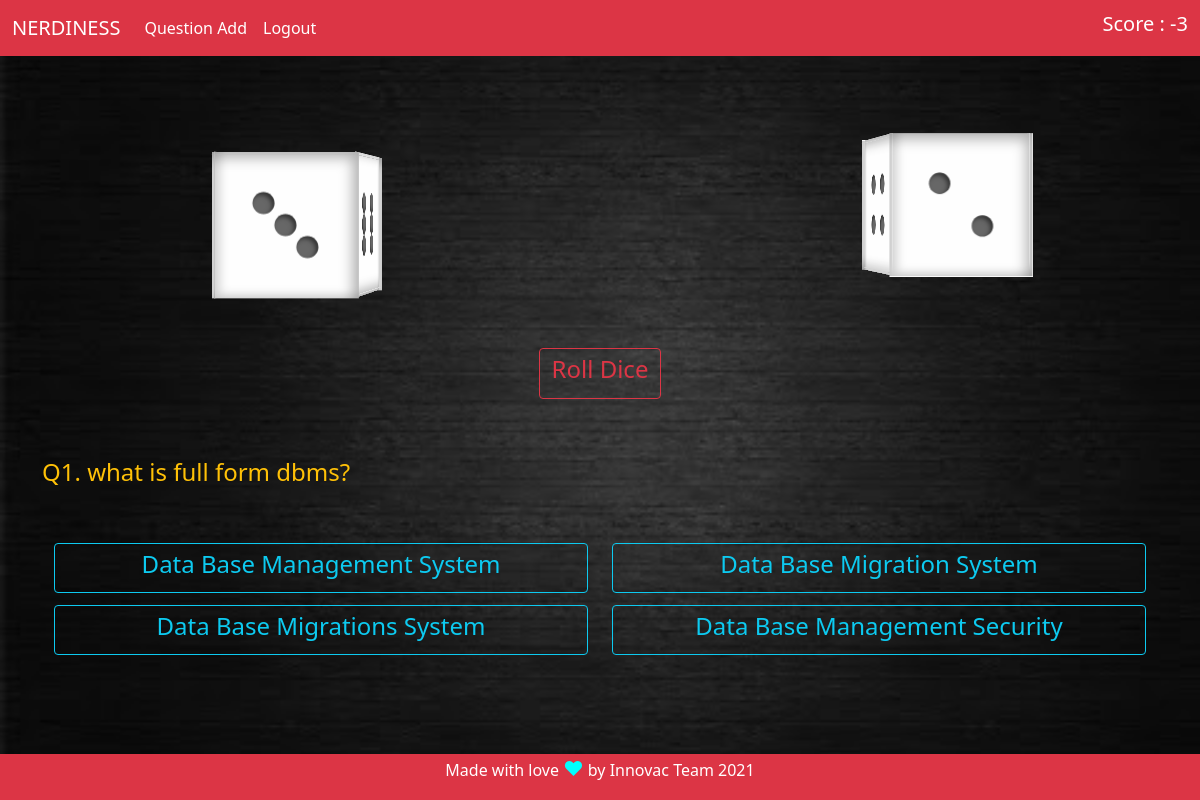
Page /quiz (signed in) on the committed database.
### quiz/models.py (models this page shows, shortened)
class User(db.Model, UserMixin):
    id = db.Column(db.Integer, primary_key = True)
    roll = db.Column(db.String(64), unique=True, index=True)
    username = db.Column(db.String(64), unique=True, index=True)
    password_hash = db.Column(db.String(128))
    q_level = db.Column(db.Integer, default=0)
    points = db.Column(db.Integer, default=0)

class Question(db.Model):
    qid = db.Column(db.Integer, primary_key=True)
    question =db.Column(db.String, nullable=False)
    option1 = db.Column(db.String, nullable=False)
    option2 = db.Column(db.String, nullable=False)
    option3 = db.Column(db.String, nullable=False)
    option4 = db.Column(db.String, nullable=False)
    answer = db.Column(db.String, nullable=False)

### quiz/views.py (the view)
@app.route('/quiz', methods=['GET','POST'])
@login_required
def quiz():
    questions = Question.query.all()
    if current_user.q_level>=3:
        return redirect('results')
    ques=questions[current_user.q_level]
    current_user.points-=1
    db.session.commit()
    die_val=0
    die_1=random.randint(1,6)
    die_2=random.randint(1,6)
    return render_template('quiz.html', ques= ques, die_1=die_1, die_2=die_2, die_tot=die_1+die_2)

### quiz/models.py (called while the page is built)
@login_manager.user_loader
def load_user(user_id):
    return User.query.get(user_id)

### quiz/templates/quiz.html (shortened to what this page needs)
{% extends "base.html" %}
{% block content %}
<div class="dice" style="margin-top:5%">
    <ol class="die-list even-roll" data-roll="1" id="die-1">
      <li class="die-item" data-side="4">
        <span class="dot"></span>
        <span class="dot"></span>
        <span class="dot"></span>
        <span class="dot"></span>
      </li>
      <li class="die-item" data-side="5">
      </li>
      <li class="die-item" data-side="6">
        <span class="dot"></span>
        <span class="dot"></span>
        <span class="dot"></span>
        <span class="dot"></span>
        <span class="dot"></span>
        <span class="dot"></span>
      </li>
    </ol>
    <ol class="die-list odd-roll" data-roll="1" id="die-2">
      <li class="die-item" data-side="3">
        <span class="dot"></span>
        <span class="dot"></span>
        <span class="dot"></span>
      </li>
      <li class="die-item" data-side="5">
        <span class="dot"></span>
        <span class="dot"></span>
        <span class="dot"></span>
        <span class="dot"></span>
        <span class="dot"></span>
      </li>
      <li class="die-item" data-side="6">
      </li>
    </ol>
  </div>
<div class="container text-center" style="margin-top:4%">
  <a href="{{ url_for('quiz') }}" class="btn btn-outline-danger" role="button" aria-pressed="true"><h4>Roll Dice</h4></a>
</div>
<div class="container" style="margin-top: 5%">
  <h4 class="text-warning">Q{{ ques.qid }}. {{ ques.question }}</h4>
    <div class="container" style="margin-top:4%">
      <div class="row row-cols-2">
        <div class="col d-grid gap-2" style="margin-top:1%">
          <a href="{{ url_for('check', ans=ques.option1, point=die_tot) }}" class="btn btn-outline-info" role="button" aria-pressed="true"><h4>{{ ques.option1 }}</h4></a>
        </div>
        <div class="col d-grid gap-2" style="margin-top:1%">
          <a href="{{ url_for('check', ans=ques.option2, point=die_tot) }}" class="btn btn-outline-info" role="button" aria-pressed="true"><h4>{{ ques.option2 }}</h4></a>
        </div>
        <div class="col d-grid gap-2" style="margin-top:1%">
          <a href="{{ url_for('check', ans=ques.option3, point=die_tot) }}" class="btn btn-outline-info" role="button" aria-pressed="true"><h4>{{ ques.option3 }}</h4></a>
        </div>
        <div class="col d-grid gap-2" style="margin-top:1%">
          <a href="{{ url_for('check', ans=ques.option4, point=die_tot) }}" class="btn btn-outline-info" role="button" aria-pressed="true"><h4>{{ ques.option4 }}</h4></a>
        </div>
      </div>
    </div>
</div>
{% endblock %}

### quiz/templates/base.html (shortened to what this page needs)
<!DOCTYPE html>
<html lang="en" dir="ltr">
  <head>
    <link href="https://cdn.jsdelivr.net/npm/bootstrap@5.0.0-beta3/dist/css/bootstrap.min.css" rel="stylesheet">
    <link rel="stylesheet" href="{{ url_for('static', filename='style.css') }}">
  </head>
  <body background="{{ url_for('static', filename='dark-bg.jpg') }}">
    <nav class="navbar navbar-expand-lg navbar-dark bg-danger">
      <div class="container-fluid">
        <a class="navbar-brand" href="{{ url_for('index') }}">NERDINESS</a>
        <div class="collapse navbar-collapse" id="navbarSupportedContent">
          <ul class="navbar-nav me-auto mb-2 mb-lg-0">
            {% if current_user.is_authenticated %}
            <li class="nav-item">
              <a class="nav-link active" aria-current="page" href="{{ url_for('quesupload') }}">Question Add</a>
            </li>
            <li class="nav-item">
              <a class="nav-link active" aria-current="page" href="{{ url_for('logout') }}">Logout</a>
            </li>
            {% endif %}
          </ul>
          {% if current_user.is_authenticated %}
            <h5 class="text-white">Score : {{current_user.points}}</h5>
          {% endif %}
        </div>
      </div>
    </nav>
    <div class="content text-white">
      {% block content %}
     {% endblock %}
    </div>
    <footer class="footer text-center bg-danger text-white">
        <span>Made with love <span style="font-size:125%;color:cyan;">&hearts;</span> by Innovac Team 2021</p></span>
    </footer>
  </body>
</html>

### quiz/static/style.css (style rules this page uses)
html, body { height: 100%; -webkit-background-size: cover; -moz-background-size: cover; -o-background-size: cover; background-size: cover; background-attachment: fixed; }
body { display: flex; flex-direction: column; }
.content { flex: 1 0 auto; padding: 10px; }
.footer { flex-shrink: 0; padding: 0px; }
.dice { align-items: center; display: grid; grid-gap: 2rem; grid-template-columns: repeat(auto-fit, minmax(8rem, 1fr)); grid-template-rows: auto; justify-items: center; padding: 2rem; perspective: 600px; }
.die-list { display: grid; grid-template-columns: 1fr; grid-template-rows: 1fr; height: 6rem; list-style-type: none; transform-style: preserve-3d; width: 6rem; }
.even-roll { transition: transform 1.5s ease-out; }
.odd-roll { transition: transform 1.25s ease-out; }
.die-item { background-color: #fefefe; box-shadow: inset -0.35rem 0.35rem 0.75rem rgba(0, 0, 0, 0.3), inset 0.5rem -0.25rem 0.5rem rgba(0, 0, 0, 0.15); display: grid; grid-column: 1; grid-row: 1; grid-template-areas: "one two three" "four five six" "seven eight nine"; grid-template-columns: repeat(3, 1fr); grid-template-rows: repeat(3, 1fr); height: 100%; padding: 2.3rem; width: 100%; }
.dot { align-self: center; background-color: #676767; border-radius: 50%; box-shadow: inset -0.15rem 0.15rem 0.25rem rgba(0, 0, 0, 0.5); display: block; height: 1.25rem; justify-self: center; width: 1.25rem; }
.even-roll[data-roll="2"] { transform: rotateX(450deg) rotateY(720deg) rotateZ(360deg); }
.odd-roll[data-roll="3"] { transform: rotateX(-360deg) rotateY(-810deg) rotateZ(-360deg); }
[data-side="3"] { transform: rotate3d(0, 1, 0, 90deg) translateZ(4rem); }
[data-side="4"] { transform: rotate3d(0, -1, 0, 90deg) translateZ(4rem); }
[data-side="5"] { transform: rotate3d(1, 0, 0, 90deg) translateZ(4rem); }
[data-side="6"] { transform: rotate3d(1, 0, 0, 180deg) translateZ(4rem); }
[data-side="3"] .dot:nth-of-type(1) { grid-area: one; }
[data-side="3"] .dot:nth-of-type(2) { grid-area: five; }
[data-side="3"] .dot:nth-of-type(3) { grid-area: nine; }
[data-side="4"] .dot:nth-of-type(1) { grid-area: one; }
[data-side="4"] .dot:nth-of-type(2) { grid-area: three; }
[data-side="4"] .dot:nth-of-type(3) { grid-area: seven; }
[data-side="4"] .dot:nth-of-type(4) { grid-area: nine; }
[data-side="5"] .dot:nth-of-type(1) { grid-area: one; }
[data-side="5"] .dot:nth-of-type(2) { grid-area: three; }
[data-side="5"] .dot:nth-of-type(3) { grid-area: five; }
[data-side="5"] .dot:nth-of-type(4) { grid-area: seven; }
[data-side="5"] .dot:nth-of-type(5) { grid-area: nine; }
[data-side="6"] .dot:nth-of-type(1) { grid-area: one; }
[data-side="6"] .dot:nth-of-type(2) { grid-area: three; }
[data-side="6"] .dot:nth-of-type(3) { grid-area: four; }
[data-side="6"] .dot:nth-of-type(4) { grid-area: six; }
[data-side="6"] .dot:nth-of-type(5) { grid-area: seven; }
[data-side="6"] .dot:nth-of-type(6) { grid-area: nine; }
@media (min-width: 900px) { .dice { perspective: 1300px; } }

### rows in the picture
User: points "-3"
Question: qid "1", question "what is full form dbms?", option1 "Data Base Management System", option2 "Data Base Migration System", option3 "Data Base Migrations System", option4 "Data Base Management Security"
